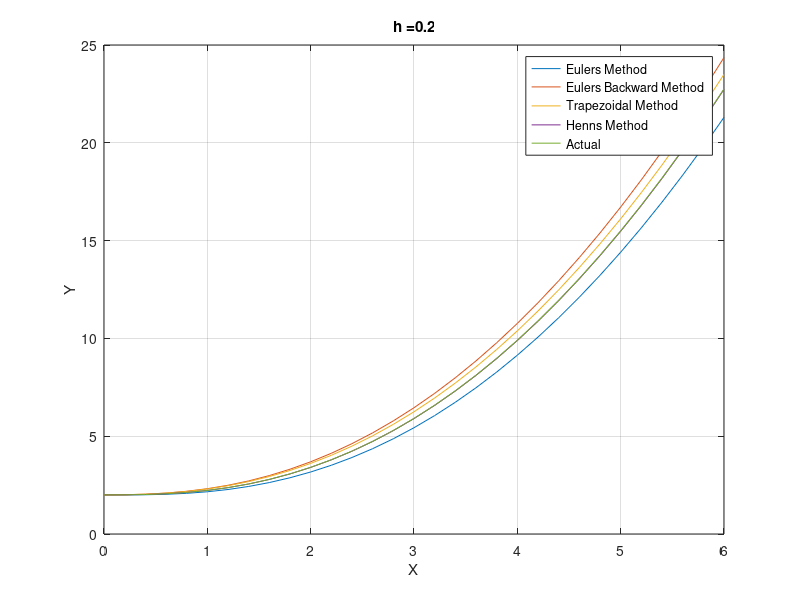
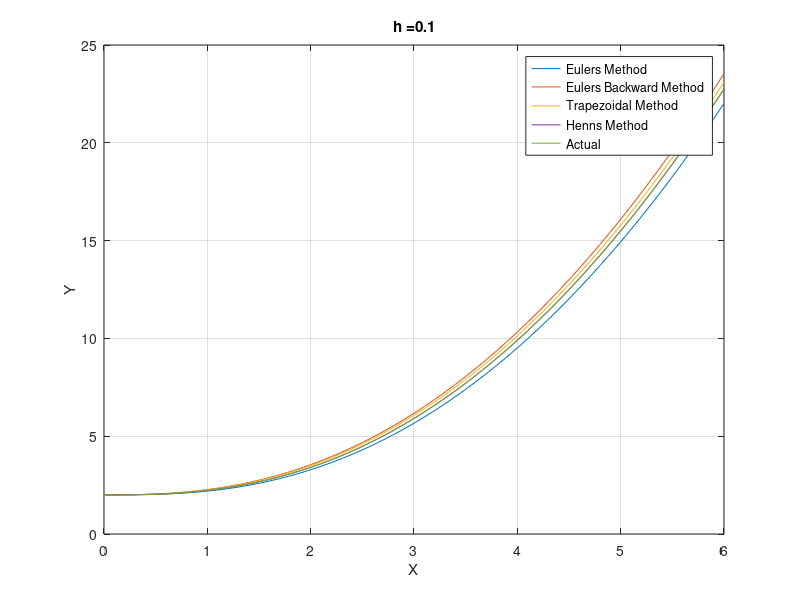
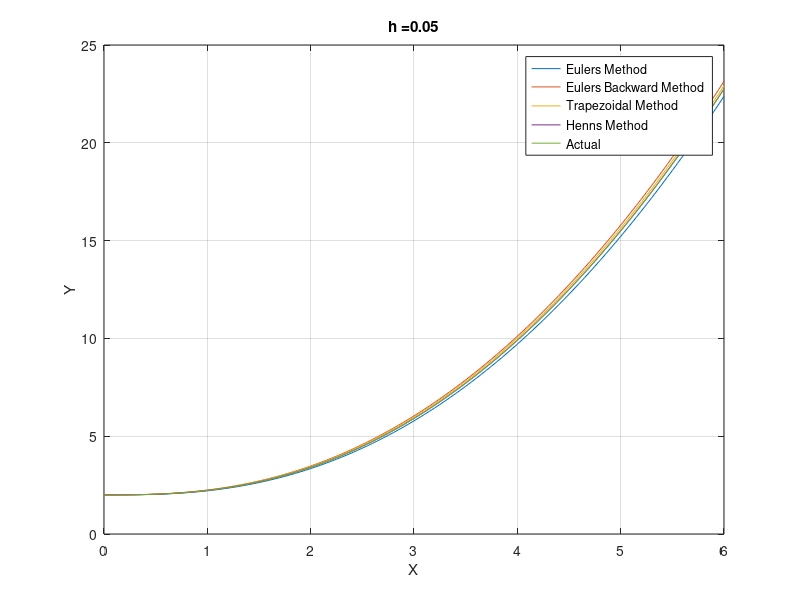
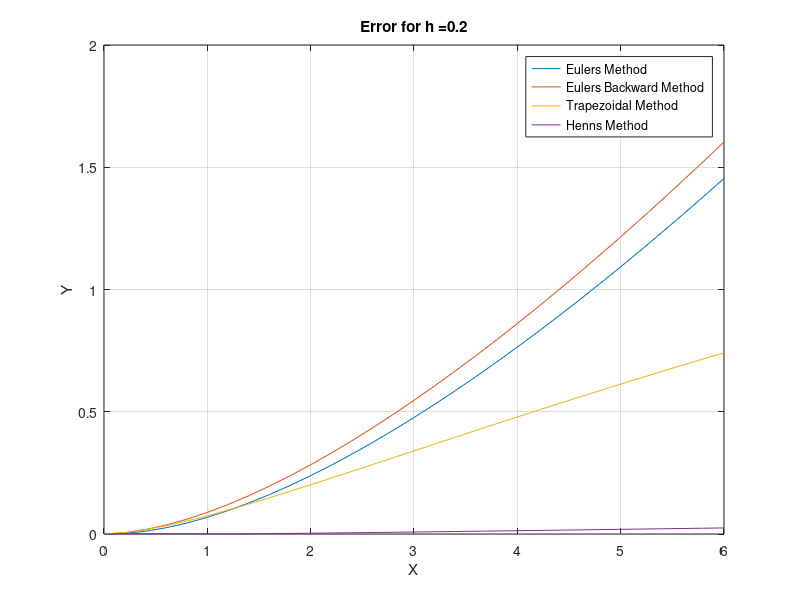

Here is the MATLAB script that generated these plots, in order:
close all; clear all; clc;

x0 = 0;
xn = 6;
y0 = 2;

steps = [0.2, 0.1, 0.05];

for steps_i=1:length(steps)
    h = steps(steps_i);
    x = x0:h:xn;
    y_euler = zeros(1, length(x));
    y_back = zeros(1, length(x));
    y_trap = zeros(1, length(x));
    y_henn = zeros(1, length(x));
    y_actual = x.^2+2*x+2-2*(x+1).*log(x+1);
    
    n = 1:length(x)-1;
    y_euler(1) = y0;
    y_back(1) = y0;
    y_trap(1) = y0;
    y_henn(1) = y0;
    
%     y_euler(2:end) = y0*(1-h).^n;
%     y_back(2:end) = y0*(1+h).^-n;
%     y_trap(2:end) = y0*((2-h)/(2+h)).^n;
%     
%     for xi=2:length(x)
%        y_henn(xi) = y_henn(xi-1) + (h/2)*(-y_henn(xi-1) -(1-h)*y_henn(xi-1));
%     end
    
    for xi=2:length(x)
       y_euler(xi) = y_euler(xi-1) + h*((y_euler(xi-1)+x(xi-1)^2-2)/(x(xi-1)+1));
       y_back(xi) = (y_back(xi-1)*x(xi)+y_back(xi-1)+h*(x(xi)^2-2))...
           /(x(xi)+1-h);
       y_trap(xi) = (y_trap(xi-1) + (h/2)*...
           ((y_euler(xi-1)+x(xi)^2-2)/(x(xi-1)+1) + (x(xi)^2-2)/(x(xi)+1)))...
           /(1-0.5*h*(x(xi)+1)^-1);
       y_henn(xi) = y_henn(xi-1) + (h/2)*((y_henn(xi-1)+x(xi-1)^2-2)/(x(xi-1)+1) + ...
           (y_henn(xi-1)*(x(xi-1)+1)+h*y_henn(xi-1)+(x(xi-1)+1)*x(xi)^2 + h*x(xi-1)^2-2*(x(xi-1)+1)-2*h)/((x(xi-1)+1)*(x(xi)+1)));
    end
    
    figure(steps_i);
    plot(x, y_euler, x, y_back, x, y_trap, x, y_henn, x, y_actual);
    legend('Eulers Method','Eulers Backward Method',...
        'Trapezoidal Method','Henns Method', 'Actual');
    grid on; xlabel('X'); ylabel('Y');
    title(strcat('h = ', num2str(h)));
    
    figure(steps_i+5);
    plot(x, abs(y_actual-y_euler), x, abs(y_actual-y_back),...
        x, abs(y_actual-y_trap), x, abs(y_actual-y_henn));
    legend('Eulers Method','Eulers Backward Method',...
        'Trapezoidal Method','Henns Method');
    grid on; xlabel('X'); ylabel('Y');
    title(strcat('Error for h = ', num2str(h)));
        
end